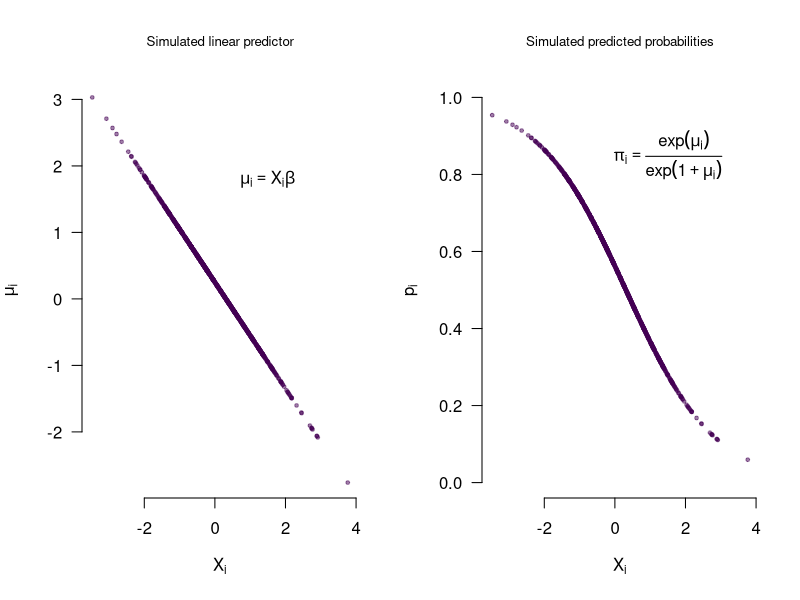
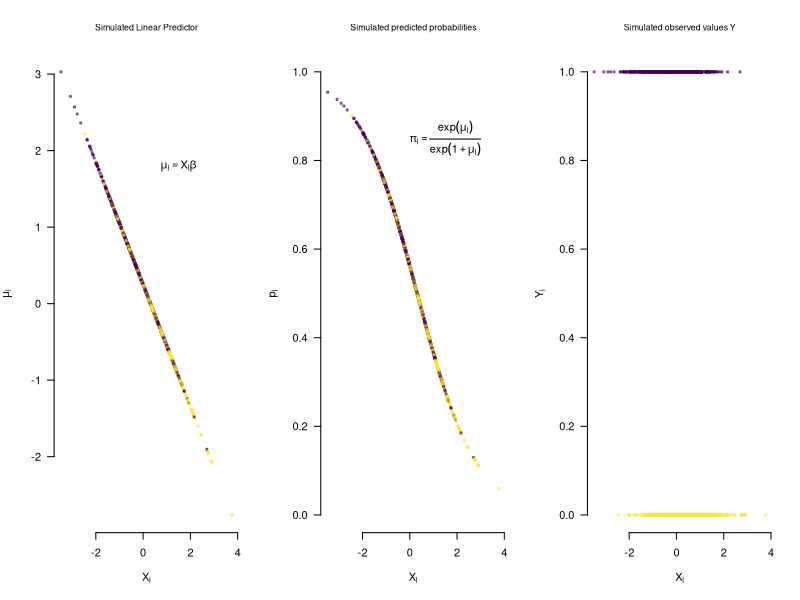
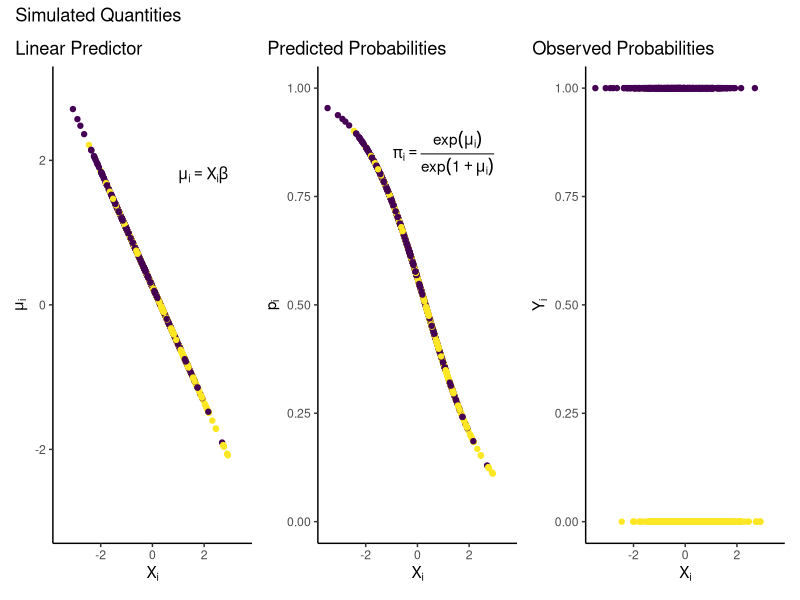

Write R code to recreate these figures, in order. (Note: this script raises an error after producing the figures.)
## ---- chunk 1
# The first line sets an option for the final document that can be produced from
# the .Rmd file. Don't worry about it.
knitr::opts_chunk$set(echo = TRUE,
                      collapse = TRUE,
                      out.width="\\textwidth", # for larger figures 
                      attr.output = 'style="max-height: 200px"',
                      tidy = 'styler' # styles the code in the output 
                      )

# The next bit is quite powerful and useful. 
# First you define which packages you need for your analysis and assign it to 
# the p_needed object. 
p_needed <-
  c("ggplot2", "viridis", "MASS", "optimx", "scales", "foreign", 
    "separationplot", "patchwork", "stargazer", "ggplotify")

# Now you check which packages are already installed on your computer.
# The function installed.packages() returns a vector with all the installed 
# packages.
packages <- rownames(installed.packages())
# Then you check which of the packages you need are not installed on your 
# computer yet. Essentially you compare the vector p_needed with the vector
# packages. The result of this comparison is assigned to p_to_install.
p_to_install <- p_needed[!(p_needed %in% packages)]
# If at least one element is in p_to_install you then install those missing
# packages.
if (length(p_to_install) > 0) {
  install.packages(p_to_install)
}
# Now that all packages are installed on the computer, you can load them for
# this project. Additionally the expression returns whether the packages were
# successfully loaded.
sapply(p_needed, require, character.only = TRUE)

# This is an option for stargazer tables
# It automatically adapts the output to html or latex,
# depending on whether we want a html or pdf file
stargazer_opt <- ifelse(knitr::is_latex_output(), "latex", "html")


# only relevant for ggplot2 plotting
# setting a global ggplot theme for the entire document to avoid 
# setting this individually for each plot 
theme_set(theme_classic() + # start with classic theme 
  theme(
    plot.background = element_blank(),# remove all background 
    plot.title.position = "plot", # move the plot title start slightly 
    legend.position = "bottom" # by default, put legend on the bottom
  ))

## ---- chunk 2
# N of Population 
n <- 1000

# Set our true Parameters
beta0 <- 0.25
beta1 <- -0.8

# Randomly draw an Independent Variable
set.seed(2022)
X <- rnorm(n, 0, 1)
## ---- chunk 3
mu <- beta0 + beta1 * X 

p <- exp(mu) / (1 + exp(mu))

# we achieve the same with the following code:
p <- plogis(mu)
## ---- chunk 4
par(mfrow = c(1, 2))

# Systematic component: linear predictor
plot(x = X,
     y = mu,
     pch = 19,
     cex = 0.5,
     col = viridis(1, 0.5),
     main = "Simulated linear predictor",
     font.main = 1,
     cex.main = 0.8,
     ylab = expression(mu[i]),
     xlab = expression(X[i]),
     las  = 1, 
     bty = "n")
text(x = 1.5,
     y = 1.8,
     labels = expression(mu[i] == X[i] * beta))

# Systematic component: predicted probabilities
plot(x = X,
     y = p,
     pch = 19,
     cex = 0.5,
     col = viridis(1, 0.5),
     ylim = c(0,1),
     main = "Simulated predicted probabilities",
     font.main = 1,
     cex.main = 0.8,
     ylab = expression(p[i]),
     xlab = expression(X[i]),
     las = 1, 
     bty = "n")
text(x = 1.5,
     y = 0.85,
     labels = expression(pi[i] == frac(exp(mu[i]), exp(1 + mu[i]))))
## ---- chunk 5
Y <- rbinom(n, 1, p)
## ---- chunk 6
par(mfrow = c(1, 3))

# Systematic component: LP (unobserved in reality)
plot(x = X,
     y = mu,
     pch = 19,
     cex = 0.5,
     col = ifelse(Y == 1, viridis(2, 0.5)[1],  viridis(2, 0.5)[2]),
     main = "Simulated Linear Predictor",
     font.main = 1,
     cex.main = 0.8,
     ylab = expression(mu[i]),
     xlab = expression(X[i]),
     las = 1,
     bty = "n")
text(x = 1.5,
     y = 1.8,
     labels = expression(mu[i] == X[i] * beta))

# Systematic component: predicted probabilities (unobserved in reality)
plot(x = X,
     y = p,
     pch = 19,
     cex = 0.5,
     ylim = c(0,1),
     col = ifelse(Y == 1, viridis(2, 0.5)[1],  viridis(2, 0.5)[2]),
     main = "Simulated predicted probabilities",
     font.main = 1,
     cex.main = 0.8,
     ylab = expression(p[i]),
     xlab = expression(X[i]),
     las = 1,
     bty = "n")
text(x = 1.5,
     y = 0.85,
     labels = expression(pi[i] == frac(exp(mu[i]), exp(1 + mu[i]))))

# observed values
plot(x = X,
     y = Y,
     pch = 19,
     cex = 0.5,
     col = ifelse(Y == 1, viridis(2, 0.5)[1],  viridis(2, 0.5)[2]),
     main = "Simulated observed values Y",
     font.main = 1,
     cex.main = 0.8,
     ylab = expression(Y[i]),
     xlab = expression(X[i]), 
     las = 1, 
     bty = "n")
## ---- chunk 7
# Systematic component: LP
syst <- ggplot() +
  scale_y_continuous(limits = c(-3, 3)) +
  scale_x_continuous(limits = c(-3.5, 3.5)) +
  geom_point(aes(x = X, y = mu,
                 color = Y)) +
  labs(x = expression(X[i]),
       y = expression(mu[i]),
       title = "Linear Predictor") +
  annotate("text",
           label = expression(mu[i] == X[i] * beta),
           x = 1, y = 1.8,
           hjust = 0) 

# Systematic component: predicted probabilities
pps <- ggplot() +
  scale_y_continuous(limits = c(0, 1)) +
  scale_x_continuous(limits = c(-3.5, 3.5)) +
  geom_point(aes(x = X, y = p,
                 color = Y)) +
  labs(x = expression(X[i]),
       y = expression(p[i]),
       title = "Predicted Probabilities") +
  annotate("text",
           label = expression(pi[i] == frac(exp(mu[i]), exp(1 + mu[i]))),
           x = 1, y = 0.85)

# observed values
yhat <- ggplot() +
  scale_y_continuous(limits = c(0, 1)) +
  scale_x_continuous(limits = c(-3.5, 3.5)) +
  geom_point(aes(x = X, y = Y,
                 color = Y)) +
  labs(x = expression(X[i]),
       y = expression(Y[i]),
       title = "Observed Probabilities") 

syst + pps + yhat  + 
  plot_annotation(title = "Simulated Quantities") &
  scale_color_viridis(direction = -1) & theme(legend.position = "none")

## ---- chunk 8
l_response <- function(x){
  exp(x) / (1 + exp(x))
}
## ---- chunk 9
logit_ll <- function(X, Y, theta){
  
  beta0 <- theta[1]
  beta1 <- theta[2]
  
  mu <- theta[1] + theta[2] * X
  
  logl <- sum(Y*log(l_response(mu)) + (1 - Y)*log(1 - l_response(mu)))
  
  return(logl)
}
## ---- chunk 10
# Set Starting Values
stval <- c(0, 0) # 2 values of theta -> 2 starting values 

# Optimize
res <- optimx(par = stval,    # start values
              fn = logit_ll,  # log-likelihood function
              Y = Y,
              X = X, 
              control = list(maximize = T))
res
## ---- chunk 11
m0 <- glm(Y ~ X, 
          family = binomial(link = logit))

summary(m0)
## ---- chunk 12
m0_probit <- glm(Y ~ X, 
                 family = binomial(link = probit))

m0_probit$coefficients
## ---- chunk 13
head(l_response(coef(m0)[1] + coef(m0)[2] * X))
## ---- chunk 14
head(pnorm(coef(m0_probit)[1] + coef(m0_probit)[2] * X))
## ---- chunk 15
# 1. get the coefficients
beta_hat <- coef(m0)

# 2. Get the variance-covariance matrix
V_hat <- vcov(m0)

# 3. Set up a multivariate normal distribution N(beta_hat, V_hat)
# 4. Draw from the distribution nsim times
nsim <- 10000
S <- mvrnorm(n = nsim, 
             mu = beta_hat, 
             Sigma = V_hat)
## ---- chunk 16
# we simulate over a sequence of x-values
seq_X <- seq(min(X), max(X), length.out = 100)
scenario <- cbind(1, seq_X)

# linear predictor 
Xbeta <- S %*% t(scenario)

dim(Xbeta)
## ---- chunk 17
p_sim <- (exp(Xbeta))/ (1 + exp(Xbeta))

# we can also use our own function:
p_sim <- l_response(Xbeta)

# or the build-in R-function for logistic distribution function (CDF):
p_sim <- plogis(Xbeta) # aka inverse logit 

dim(p_sim)
## ---- chunk 18
p_mean <- apply(p_sim, 2, mean)
p_qu <- t(apply(p_sim, 2, quantile, prob = c(0.025, 0.975)))
## ---- chunk 19
plot(x = seq_X, 
     y = p_mean, 
     ylim = c(0,1),
     xlim = range(pretty(seq_X)),
     type="n",
     main = "Predicted Probabilies of Y",
     ylab = "Probability of Y",
     xlab = "X",
     bty = "n",
     las = 1)

# plot uncertainty with a polygon
polygon(x = c(rev(seq_X), seq_X), 
        y = c(rev(p_qu[,2]), p_qu[,1]),
        col = viridis(1, 0.4),
        border = NA)

# and a line
lines(x = seq_X, 
      y = p_mean,
      lwd = 2)
## ---- chunk 20
plot(x = seq_X, 
     y = p_mean, 
     ylim = c(0,1),
     xlim = range(pretty(seq_X)),
     type="n",
     main = "Predicted Probabilies of Y",
     ylab = "Probability of Y",
     xlab = "X",
     bty = "n",
     las = 1)

# plot uncertainty with a polygon
polygon(x = c(rev(seq_X), seq_X), 
        y = c(rev(p_qu[,2]), p_qu[,1]),
        col = viridis(2, 0.4)[1],
        border = NA)

# and a line
lines(x = seq_X, 
      y = p_mean,
      lwd = 2)

# we add the "true" probabilities
# note that these are unobserved in the real world
points(x = X,
       y = p,
       pch = 1,
       cex = 0.5,
       ylim = c(0,1),
       col = viridis(2, 0.4)[2])
## ---- chunk 21
# data frame for predicted probabilities and CI
plot_df <- data.frame("p_mean" = p_mean,
                      "ci_lo" = p_qu[,1],
                      "ci_hi" = p_qu[,2])
plot_df$seq_X <- seq_X

# plot
pp <- ggplot(data = plot_df, aes(x = seq_X, y = p_mean)) +
  geom_line() +
  geom_ribbon(
    aes(ymin = ci_lo, ymax = ci_hi),
    fill = viridis(1, 0.5), # add color for filling 
    color = viridis(1), # add color for lines
    linetype = "dashed" # make lines dashed
  ) +
  labs(
    x = "X",
    y = "Probability of Y",
    title = "Predicted Probabilities of Y"
  )
pp
## ---- chunk 22
fake_data <- data.frame(X, p)
pp + geom_point(
  data = fake_data,
  aes(x = X, y = p),
  shape = 1,
  color = viridis(2, 0.4)[2]
)
## ---- chunk 23
table(observed = Y, 
      predicted = (m0$fitted.values > 0.5)*1) # or simply round(m0$fitted.values)
## ---- chunk 24
class_table <- table(observed = Y, predicted = (m0$fitted.values > 0.5)*1)
class_table

pcp <- sum(diag(class_table)) / sum(class_table)
pcp
## ---- chunk 25
separationplot(pred = m0$fitted, 
               actual = Y,
               line = TRUE,
               heading = "Separation Plot for Model 0", 
               show.expected = T,
               col0 = viridis(2, alpha = 0.5)[2],
               col1 = viridis(2, alpha = 0.5)[1],
               lwd2 = 2,
               height = 2,
               newplot = F)
## ---- chunk 26
as.ggplot(~separationplot(pred = m0$fitted, 
                         actual = Y,
                         line = TRUE,
                         show.expected = T,
                         col0 = viridis(2)[2],
                         col1 = viridis(2)[1],
                         lwd2 = 2,
                         newplot = F)) +
  labs(title = "Separation Plot for Model 0")
## ---- chunk 27
df <- read.dta("raw-data/fearon.dta")
stargazer(df, type = stargazer_opt)
## ---- chunk 28
res2 <- optimx(stval, 
               logit_ll, 
               Y = df$civilwar, 
               X = df$log_mountain, 
               control = list(maximize=T))

res2
## ---- chunk 29
m1 <- glm(civilwar ~ log_mountain, 
          data = df, 
          family = binomial(link = logit))
## ---- chunk 30
m1$coefficients

res2[1:2, 1:2]
## ---- chunk 31
df <- read.dta("raw-data/fearon_rep.dta")
summary(df)

df2 <- na.omit(df)
summary(df2)
## ---- chunk 32
m_fearon1 <- glm(
  civilwar ~
    priorwar +
    gdp_lagged +
    log_population +
    log_mountain +
    noncontiguous +
    oil +
    newstate +
    instability +
    democracy1 +
    ethnicfrac +
    relifrac,
  data = df,
  family = binomial(link = logit)
)

## ---- chunk 33
log_mountain_range <- 
  seq(min(df$log_mountain, na.rm = T), 
      max(df$log_mountain, na.rm = T), 
      length.out = 100)

scenario <- 
  cbind(1,                                    # The Intercept
        median(df$priorwar, na.rm = T),       # The median of priorwar
        mean(df$gdp_lagged, na.rm = T),       # The mean of gdp_lagged
        mean(df$log_population, na.rm = T),   # The mean of log_population
        log_mountain_range,                   # Our sequence for log_mountain
        median(df$noncontiguous, na.rm = T),  # The median of noncontiguous
        median(df$oil, na.rm = T),            # The median of oil
        median(df$newstate, na.rm = T),       # The median of newstate
        median(df$instability, na.rm = T),    # The median of instability
        mean(df$democracy1, na.rm = T),       # The mean of democracy1
        mean(df$ethnicfrac, na.rm = T),       # The mean of ethnicfrac
        mean(df$relifrac, na.rm = T)          # The mean of relifrac
        )

# Have a look at the scenario
head(scenario)

# Is everything in the correct order?
coef(m_fearon1)
## ---- chunk 34
# Expected Values (no fundamental uncertainty)
table(
  observed = factor(m_fearon1$model$civilwar, levels = 0:1),
  predicted = factor((m_fearon1$fitted.values > 0.5) * 1, levels = 0:1)
)

## ---- chunk 35
separationplot(m_fearon1$fitted, m_fearon1$model$civilwar,
               line = TRUE,
               heading = "Fearon/Laitin: Model 1", 
               show.expected = T,
               height = 2,
               col0 = viridis(2)[2],
               col1 = viridis(2)[1],
               lwd2 = 2,
               newplot = F)
## ---- chunk 36
class_table1 <- 
  table(observed = factor(m_fearon1$model$civilwar, levels = 0:1), 
        predicted = factor((m_fearon1$fitted.values > 0.5)*1, levels = 0:1))

pcp_1 <- sum(diag(class_table1)) / sum(class_table1)

pcp_1
## ---- chunk 37
table(m_fearon1$model$civilwar)
max(table(m_fearon1$model$civilwar)) / sum(table(m_fearon1$model$civilwar))
## ---- chunk 38
# m_fearon1$model contains the data used to estimate the model 
# there are no missing data there, and the variables are in the same order as
# the main terms in the regression equation (but this is not as straightforward
# with models with interactions or cases where we pass character or factor vars 
# into the model)
# the first column is the dependent variable
head(m_fearon1$model)

average_case <- function(x, rep = 1) {
  # if there only two unique values in x and  difference between them is 1 
  # (i.e. it is a dummy variable 0/1, 1/2 or similar)
  if (!is.numeric(x)) return(paste0("Transform variable to numeric"))
  if (length(unique(x)) == 2 & diff(range(x)) == 1) {
    # we take a median
    rep(median(x, na.rm = T), rep)
  }else{
    # otherwise, we take a mean
    rep(mean(x, na.rm = T), rep)
  }
  
}
# calculate the average for all independent variables 
scenario <- cbind(1, apply(m_fearon1$model[,-1], 2, average_case, rep = 100))
# substitute the values in one variable with a sequence
scenario[, which(colnames(scenario) == "log_mountain")] <-
  seq(min(df$log_mountain, na.rm = T), 
      max(df$log_mountain, na.rm = T), 
      length.out = 100)
